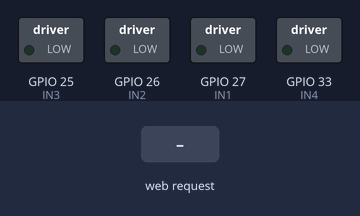
Recording of a sketch running on a simulated ESP32. On the bench: switched loads named in the sketch (green lamp = pin HIGH). The test bench sets the inputs (shaded band). WiFi joins after 1.5 s; servers stay silent unless stated; what the sketch prints to the serial monitor is not drawn.

Above: at 2.7 s.
2.8 s: HTTP request GET /backward received
At 4.0 s:
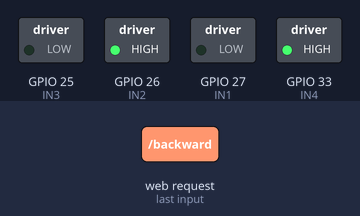
4.3 s: HTTP request GET /left received
At 5.1 s:
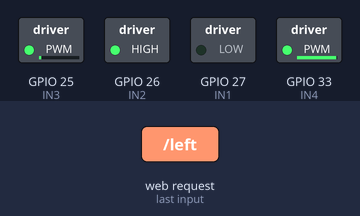
5.8 s: HTTP request GET /right received
At 6.2 s:
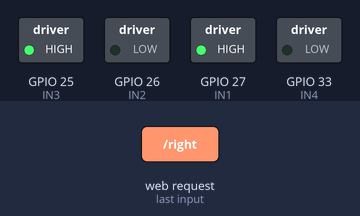
7.3 s: HTTP request GET /unleft received
At 7.8 s:
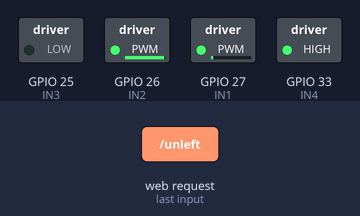
8.8 s: HTTP request GET /unbackward received
At 9.7 s:
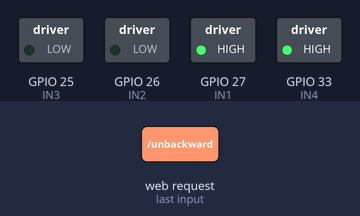
10.3 s: HTTP request GET /backward received
At 11.3 s:
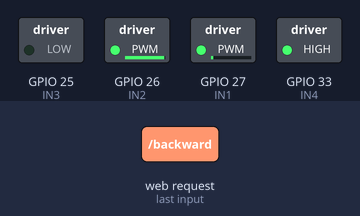
Timing chart, 0 to 12.8 s (numbered marks = the images above; inputs shaded):
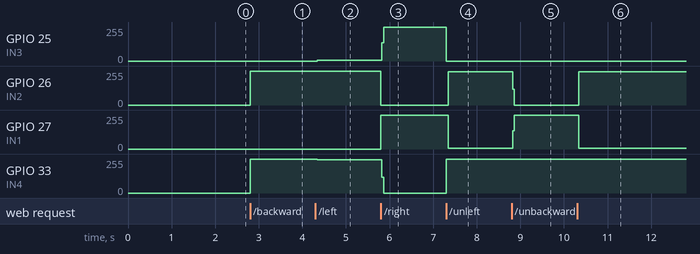

The sketch:

mainwithstopfordiff.ino
```cpp
#include <WiFi.h>
#include <WebServer.h>

const char* ssid = "YOUR_HOTSPOT_NAME";
const char* password = "YOUR_PASSWORD";

WebServer server(80);

// Motor pins
#define IN1 27
#define IN2 26
#define IN3 25
#define IN4 33

bool b = false;
bool l = false;
bool r = false;

void stopMotor() {
  digitalWrite(IN1, LOW);
  digitalWrite(IN2, LOW);
  digitalWrite(IN3, LOW);
  digitalWrite(IN4, LOW);
}

void forward() {
  digitalWrite(IN1, HIGH);
  digitalWrite(IN2, LOW);
  digitalWrite(IN3, HIGH);
  digitalWrite(IN4, LOW);
}

void backward() {
  digitalWrite(IN1, LOW);
  digitalWrite(IN2, HIGH);
  digitalWrite(IN3, LOW);
  digitalWrite(IN4, HIGH);
}

void left() {
  digitalWrite(IN1, LOW);
  digitalWrite(IN2, HIGH);
  digitalWrite(IN3, HIGH);
  digitalWrite(IN4, LOW);
}

void right() {
  digitalWrite(IN1, HIGH);
  digitalWrite(IN2, LOW);
  digitalWrite(IN3, LOW);
  digitalWrite(IN4, HIGH);
}

// Web routes
void handleRoot() {
  server.send(200, "text/html", R"rawliteral(
<!DOCTYPE html>
<html>
<head>
<title>Robot Car</title>
<style>
body { width:100vw; height:100vh; }
button { width:100%; height:30%; margin:10px; font-size:20px; }
</style>
</head>
<body>
<h2>ESP32 Robot Control</h2>

<button onclick="fetch('/left')" onmouseup="fetch('/unleft')">Left</button><br>
<button onclick="fetch('/backward')" onmouseup="fetch('/unbackward')">Backward</button><br>
<button onclick="fetch('/right')" onmouseup="fetch('/unright')">Right</button><br>

</body>
</html>
)rawliteral");
}

void setup() {
  Serial.begin(115200);

  pinMode(IN1, OUTPUT);
  pinMode(IN2, OUTPUT);
  pinMode(IN3, OUTPUT);
  pinMode(IN4, OUTPUT);

  stopMotor();

  b = false;
  r = false;
  l = false;

  WiFi.begin(ssid, password);
  Serial.print("Connecting");

  while (WiFi.status() != WL_CONNECTED) {
    delay(500);
    Serial.print(".");
  }

  Serial.println("\nConnected!");
  Serial.println(WiFi.localIP());

  server.on("/", handleRoot);
  server.on("/backward", [](){ b = true; server.send(200, "text/plain", "OK"); });
  server.on("/left", [](){ l = true; server.send(200, "text/plain", "OK"); });
  server.on("/right", [](){ r = true; server.send(200, "text/plain", "OK"); });
  server.on("/unbackward", [](){ b = false; server.send(200, "text/plain", "OK"); });
  server.on("/unleft", [](){ l = false; server.send(200, "text/plain", "OK"); });
  server.on("/unright", [](){ r = false; server.send(200, "text/plain", "OK"); });

  server.begin();
}

void loop() {


  server.handleClient();

  if (l && r){
    forward();
  } else if (l){
    left();
  } else if (r){
    right();
  }
  if(b && !(l&&r)) {
    backward();
  }
}
```

Measured:
- after the input at 2.8 s, GPIO 26 (IN2), GPIO 33 (IN4): 0/255 → 255/255 at once
- after the input at 4.3 s, GPIO 25 (IN3): 0/255 → 6/255 at once; GPIO 33 (IN4): 255/255 → 249/255 at once
- after the input at 5.8 s, GPIO 25 (IN3): 6/255 → 255/255 at once; GPIO 26 (IN2): 255/255 → 0/255 at once; GPIO 27 (IN1): 0/255 → 255/255 at once; GPIO 33 (IN4): 249/255 → 0/255 at once
- after the input at 7.3 s, GPIO 25 (IN3): 255/255 → 0/255 at once; GPIO 26 (IN2): 0/255 → 249/255 at once; GPIO 27 (IN1): 255/255 → 6/255 at once; GPIO 33 (IN4): 0/255 → 255/255 at once
- after the input at 8.8 s, GPIO 26 (IN2): 249/255 → 0/255 at once; GPIO 27 (IN1): 6/255 → 255/255 at once
- after the input at 10.3 s, GPIO 26 (IN2): 0/255 → 249/255 at once; GPIO 27 (IN1): 255/255 → 6/255 at once
